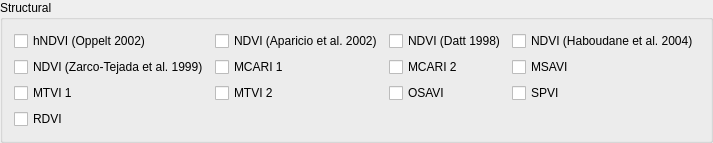
        <widget class="QgsCollapsibleGroupBox" name="mGroupBox">
         <property name="sizePolicy">
          <sizepolicy hsizetype="Preferred" vsizetype="Maximum">
           <horstretch>0</horstretch>
           <verstretch>0</verstretch>
          </sizepolicy>
         </property>
         <property name="title">
          <string>Structural</string>
         </property>
         <property name="collapsed">
          <bool>false</bool>
         </property>
         <layout class="QGridLayout" name="gridLayout_13">
          <item row="1" column="0">
           <widget class="QCheckBox" name="box_ndvi_zar">
            <property name="toolTip">
             <string>&lt;!DOCTYPE HTML PUBLIC &quot;-//W3C//DTD HTML 4.0//EN&quot; &quot;http://www.w3.org/TR/REC-html40/strict.dtd&quot;&gt;
&lt;html&gt;&lt;head&gt;&lt;meta name=&quot;qrichtext&quot; content=&quot;1&quot; /&gt;&lt;style type=&quot;text/css&quot;&gt;
p, li { white-space: pre-wrap; }
&lt;/style&gt;&lt;/head&gt;&lt;body style=&quot; font-family:'MS Shell Dlg 2'; font-size:8pt; font-weight:400; font-style:normal;&quot;&gt;
&lt;p style=&quot; margin-top:0px; margin-bottom:0px; margin-left:0px; margin-right:0px; -qt-block-indent:0; text-indent:0px;&quot;&gt;Normalized Difference Vegetation Index&lt;/p&gt;
&lt;p style=&quot;-qt-paragraph-type:empty; margin-top:0px; margin-bottom:0px; margin-left:0px; margin-right:0px; -qt-block-indent:0; text-indent:0px;&quot;&gt;&lt;br /&gt;&lt;/p&gt;
&lt;p style=&quot; margin-top:0px; margin-bottom:0px; margin-left:0px; margin-right:0px; -qt-block-indent:0; text-indent:0px;&quot;&gt;ZARCO-TEJADA, P.J., MILLER, J.R., MOHAMMED, G.H., NOLAND, T.L. and SAMPSON, P.H. (1999): Canopy optical indices from infinite reflectance and canopy reflectance models for forest condition monitoring: Application to hyperspectral CASI data. In: IEEE 1999 International Geoscience and Remote Sensing Symposium, IGARSS'99, 3(/), n.d..&lt;/p&gt;&lt;/body&gt;&lt;/html&gt;</string>
            </property>
            <property name="text">
             <string>NDVI (Zarco-Tejada et al. 1999)</string>
            </property>
           </widget>
          </item>
          <item row="1" column="3">
           <widget class="QCheckBox" name="box_msavi">
            <property name="toolTip">
             <string>&lt;html&gt;&lt;head/&gt;&lt;body&gt;&lt;p&gt;Improved SAVI (Soil Adjusted Vegetation Index) with self-adjustment factor L&lt;/p&gt;&lt;p&gt;QI, J., CHEHBOUNI, A., HUETE, A.R., KEER, Y.H. and SOROOSHIAN, S. (1994): A modified soil vegetation adjusted index. In: Remote Sensing of Environment, 48(2), 119-126.&lt;/p&gt;&lt;/body&gt;&lt;/html&gt;</string>
            </property>
            <property name="text">
             <string>MSAVI</string>
            </property>
           </widget>
          </item>
          <item row="2" column="0">
           <widget class="QCheckBox" name="box_mtvi1">
            <property name="toolTip">
             <string>&lt;html&gt;&lt;head/&gt;&lt;body&gt;&lt;p&gt;Modified Triangular Vegetation Index 1&lt;/p&gt;&lt;p&gt;HABOUDANE, D., MILLER, J.R., PATTEY, E., ZARCO-TEJADA, P.J. and STRACHAN, I. (2004): Hyperspectral vegetation indices and novel algorithms for predicting green LAI of crop canopies: Modeling and validation in the context of precision agriculture. In: Remote Sensing of Environment, 90(3), 337-352.&lt;/p&gt;&lt;/body&gt;&lt;/html&gt;</string>
            </property>
            <property name="text">
             <string>MTVI 1</string>
            </property>
           </widget>
          </item>
          <item row="2" column="1">
           <widget class="QCheckBox" name="box_mtvi2">
            <property name="toolTip">
             <string>&lt;html&gt;&lt;head/&gt;&lt;body&gt;&lt;p&gt;Modified Triangular Vegetation Index 2&lt;/p&gt;&lt;p&gt;HABOUDANE, D., MILLER, J.R., PATTEY, E., ZARCO-TEJADA, P.J. and STRACHAN, I. (2004): Hyperspectral vegetation indices and novel algorithms for predicting green LAI of crop canopies: Modeling and validation in the context of precision agriculture. In: Remote Sensing of Environment, 90(3), 337-352.&lt;/p&gt;&lt;/body&gt;&lt;/html&gt;</string>
            </property>
            <property name="text">
             <string>MTVI 2</string>
            </property>
           </widget>
          </item>
          <item row="1" column="2">
           <widget class="QCheckBox" name="box_mcari2">
            <property name="toolTip">
             <string>&lt;html&gt;&lt;head/&gt;&lt;body&gt;&lt;p&gt;Modified Chlorophyll Absorption in Reflectance Index 2&lt;/p&gt;&lt;p&gt;HABOUDANE, D., MILLER, J.R., PATTEY, E., ZARCO-TEJADA, P.J. and STRACHAN, I. (2004): Hyperspectral vegetation indices and novel algorithms for predicting green LAI of crop canopies: Modeling and validation in the context of precision agriculture. In: Remote Sensing of Environment, 90(3), 337-352.&lt;/p&gt;&lt;/body&gt;&lt;/html&gt;</string>
            </property>
            <property name="text">
             <string>MCARI 2</string>
            </property>
           </widget>
          </item>
          <item row="0" column="2">
           <widget class="QCheckBox" name="box_ndvi_dat">
            <property name="toolTip">
             <string>&lt;html&gt;&lt;head/&gt;&lt;body&gt;&lt;p&gt;Normalized Difference Vegetation Index&lt;/p&gt;&lt;p&gt;DATT, B. (1998): Remote sensing of chlorophyll a, chlorophyll b, chlorophyll a+b and total carotenoid content in eucalyptus leaves. In: Remote sensing of the environment, 66(2), 111-121.&lt;/p&gt;&lt;/body&gt;&lt;/html&gt;</string>
            </property>
            <property name="text">
             <string>NDVI (Datt 1998)</string>
            </property>
           </widget>
          </item>
          <item row="3" column="0">
           <widget class="QCheckBox" name="box_rdvi">
            <property name="toolTip">
             <string>&lt;html&gt;&lt;head/&gt;&lt;body&gt;&lt;p&gt;Renormalized Difference Vegetation Index&lt;/p&gt;&lt;p&gt;ROUGEAN, J.-L. and BREON, F.M. (1995): Estimating PAR absorbed by vegetation from bidirectional reflectance measurements. In: Remote Sensing of Environment, 51(3), 375-384.&lt;/p&gt;&lt;/body&gt;&lt;/html&gt;</string>
            </property>
            <property name="text">
             <string>RDVI</string>
            </property>
           </widget>
          </item>
          <item row="2" column="2">
           <widget class="QCheckBox" name="box_osavi">
            <property name="toolTip">
             <string>&lt;html&gt;&lt;head/&gt;&lt;body&gt;&lt;p&gt;Optimized Soil Adjusted Vegetation Index&lt;/p&gt;&lt;p&gt;RONDEAUX, G.,STEVEN, M. and BARE, F. (1996): Optimization of soil-adjusted vegetation indices. In: Remote Sensing of Environment, 55(2), 95-107.&lt;/p&gt;&lt;/body&gt;&lt;/html&gt;</string>
            </property>
            <property name="text">
             <string>OSAVI</string>
            </property>
           </widget>
          </item>
          <item row="2" column="3">
           <widget class="QCheckBox" name="box_spvi">
            <property name="toolTip">
             <string>&lt;html&gt;&lt;head/&gt;&lt;body&gt;&lt;p&gt;Spectral Polygon Vegetation Index&lt;/p&gt;&lt;p&gt;VINCINI, M., FRAZZI, E. and D ALESSIO, P. (2006): Angular dependence of maize and sugar beet VIs from directional CHRIS/Proba data. In: Proc. 4 th ESA CHRIS PROBA Workshop 2006, 19 - 21 September, ESRIN Frascati, Italy.&lt;/p&gt;&lt;/body&gt;&lt;/html&gt;</string>
            </property>
            <property name="text">
             <string>SPVI</string>
            </property>
           </widget>
          </item>
          <item row="0" column="1">
           <widget class="QCheckBox" name="box_ndvi_apa">
            <property name="toolTip">
             <string>&lt;html&gt;&lt;head/&gt;&lt;body&gt;&lt;p&gt;Normalized Difference Vegetation Index&lt;/p&gt;&lt;p&gt;APARICIO, N., VILLEGAS, D., ARAUS, J.L., CASADESUS, J. and ROYO, C. (2002). Relationship between growth traits and spectral vegetation indices in Durum Wheat. In: Crop Science, 42(5), 1547–1555. &lt;/p&gt;&lt;/body&gt;&lt;/html&gt;</string>
            </property>
            <property name="text">
             <string>NDVI (Aparicio et al. 2002)</string>
            </property>
           </widget>
          </item>
          <item row="0" column="3">
           <widget class="QCheckBox" name="box_ndvi_hab">
            <property name="toolTip">
             <string>&lt;html&gt;&lt;head/&gt;&lt;body&gt;&lt;p&gt;Normalized Difference Vegetation Index&lt;/p&gt;&lt;p&gt;HABOUDANE, D., MILLER, J.R., PATTEY, E., ZARCO-TEJADA, P.J. and STRACHAN, I. (2004): Hyperspectral vegetation indices and novel algorithms for predicting green LAI of crop canopies: Modeling and validation in the context of precision agriculture. In: Remote Sensing of Environment, 90(3), 337-352.&lt;/p&gt;&lt;/body&gt;&lt;/html&gt;</string>
            </property>
            <property name="text">
             <string>NDVI (Haboudane et al. 2004)</string>
            </property>
           </widget>
          </item>
          <item row="1" column="1">
           <widget class="QCheckBox" name="box_mcari1">
            <property name="toolTip">
             <string>&lt;html&gt;&lt;head/&gt;&lt;body&gt;&lt;p&gt;Modified Chlorophyll Absorption in Reflectance Index 1&lt;/p&gt;&lt;p&gt;HABOUDANE, D., MILLER, J.R., PATTEY, E., ZARCO-TEJADA, P.J. and STRACHAN, I. (2004): Hyperspectral vegetation indices and novel algorithms for predicting green LAI of crop canopies: Modeling and validation in the context of precision agriculture. In: Remote Sensing of Environment, 90(3), 337-352.&lt;/p&gt;&lt;/body&gt;&lt;/html&gt;</string>
            </property>
            <property name="text">
             <string>MCARI 1</string>
            </property>
           </widget>
          </item>
          <item row="0" column="0">
           <widget class="QCheckBox" name="box_hndvi_opp">
            <property name="toolTip">
             <string>&lt;html&gt;&lt;head/&gt;&lt;body&gt;&lt;p&gt;Hyperspectral Normalized Difference Vegetation Index&lt;/p&gt;&lt;p&gt;OPPELT, N. (2002): Monitoring of Plant Chlorophyll and Nitrogen Status Using the Airborne Imaging Spectrometer AVIS. Dissertation. Department for earth- and environmental sciences, Munich.&lt;/p&gt;&lt;/body&gt;&lt;/html&gt;</string>
            </property>
            <property name="text">
             <string>hNDVI (Oppelt 2002)</string>
            </property>
            <property name="checked">
             <bool>false</bool>
            </property>
            <property name="tristate">
             <bool>false</bool>
            </property>
           </widget>
          </item>
         </layout>
        </widget>
